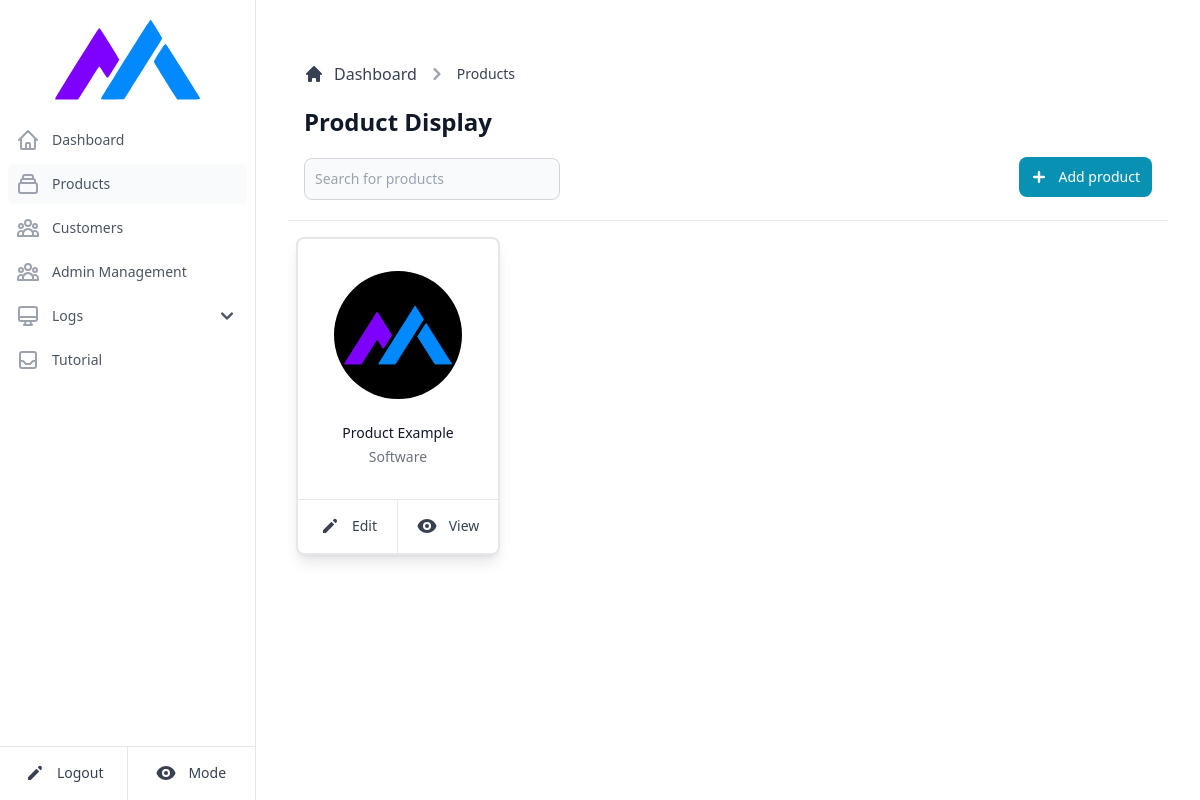
The page /products (signed in) on the database its author committed.
### bin/models.py (models this page shows)
class Product(db.Model):
    __tablename__ = "product"
    id = db.Column( db.Integer, primary_key=True )
    name = db.Column( db.String(100), unique=True )
    category = db.Column( db.String(100) )
    image = db.Column( db.String(150) , nullable=False )
    details = db.Column( db.String(1000) )
    privateK = db.Column(db.String(1100), unique=True)
    publicK = db.Column(db.String(1100), unique=True)
    apiK = db.Column( db.String(100), unique=True )
    keys = db.relationship('Key', cascade='all,delete', backref='product')

### bin/main.py (the view)
@main.route('/products')
@login_required
def products():
    return ProductHandler.displayProductList()

### bin/databaseAPI.py (called while the page is built)
def getProduct(productName):
    if(productName == '_ALL_'):
        return Product.query.all()
    return Product.query.filter(Product.name.contains(productName)).all()

### bin/handlers/products.py (called while the page is built)
def displayProductList():
    products = DBAPI.getProduct('_ALL_')
    return render_template('products.html', products = products, mode = request.cookies.get('mode'))

### bin/templates/products.html (shortened to what this page needs)
{% extends "base.html" %}
{% block second %}text-gray-600 bg-gray-50 dark:bg-gray-700{% endblock %}
{% block content %}
<main>
    <div class="p-4 bg-white block sm:flex items-center justify-between border-b border-gray-200 lg:mt-1.5 dark:bg-slate-900 dark:border-slate-700">
       <div class="mb-1 w-full">
          <div class="mb-4">
             <nav class="flex mb-5" aria-label="Breadcrumb">
                <ol class="inline-flex items-center space-x-1 md:space-x-2">
                   <li class="inline-flex items-center">
                      <a href="#" class="text-gray-700 hover:text-gray-900 inline-flex items-center dark:text-slate-300 dark:hover:text-slate-500">
                         <svg class="w-5 h-5 mr-2.5" fill="currentColor" viewBox="0 0 20 20" xmlns="http://www.w3.org/2000/svg">
                            <path d="M10.707 2.293a1 1 0 00-1.414 0l-7 7a1 1 0 001.414 1.414L4 10.414V17a1 1 0 001 1h2a1 1 0 001-1v-2a1 1 0 011-1h2a1 1 0 011 1v2a1 1 0 001 1h2a1 1 0 001-1v-6.586l.293.293a1 1 0 001.414-1.414l-7-7z"></path>
                         </svg>
                         Dashboard
                      </a>
                   </li>
                   <li>
                      <div class="flex items-center">
                         <svg class="w-6 h-6 text-gray-400" fill="currentColor" viewBox="0 0 20 20" xmlns="http://www.w3.org/2000/svg">
                            <path fill-rule="evenodd" d="M7.293 14.707a1 1 0 010-1.414L10.586 10 7.293 6.707a1 1 0 011.414-1.414l4 4a1 1 0 010 1.414l-4 4a1 1 0 01-1.414 0z" clip-rule="evenodd"></path>
                         </svg>
                         <a href="#" class="text-gray-700 hover:text-gray-900 ml-1 md:ml-2 text-sm font-medium dark:text-slate-300 dark:hover:text-slate-500">Products</a>
                      </div>
                   </li>
                </ol>
             </nav>
             <h1 class="text-xl sm:text-2xl font-semibold text-gray-900 dark:text-gray-100">Product Display</h1>
          </div>
          <div class="block sm:flex items-center">
             <form class="sm:pr-3 mb-4 sm:mb-0" action="#" method="GET">
                <div class="mt-1 relative sm:w-64 xl:w-96">
                   <input type="text" id="products-search" class="bg-gray-50 border border-gray-300 text-gray-900 sm:text-sm rounded-lg focus:ring-cyan-600 focus:border-cyan-600 block w-full p-2.5 dark:bg-gray-700 dark:border-gray-600 dark:placeholder-gray-400 dark:text-white dark:focus:ring-blue-500 dark:focus:border-blue-500" placeholder="Search for products">
                </div>
             </form>
             <div class="flex items-center sm:justify-end w-full">
                <button type="button" data-modal-toggle="creation-modal" class="text-white bg-cyan-600 hover:bg-cyan-700 focus:ring-4 focus:ring-cyan-200 font-medium inline-flex items-center rounded-lg text-sm px-3 py-2 text-center sm:ml-auto dark:bg-sky-500 dark:hover:bg-sky-400 transition-all duration-300">
                   <svg class="-ml-1 mr-2 h-6 w-6" fill="currentColor" viewBox="0 0 20 20" xmlns="http://www.w3.org/2000/svg">
                      <path fill-rule="evenodd" d="M10 5a1 1 0 011 1v3h3a1 1 0 110 2h-3v3a1 1 0 11-2 0v-3H6a1 1 0 110-2h3V6a1 1 0 011-1z" clip-rule="evenodd"></path>
                   </svg>
                   Add product
                </button>
             </div>
          </div>
       </div>
    </div>
    <ul role="list" class="grid grid-cols-1 gap-4 sm:grid-cols-2 md:grid-cols-3 lg:grid-cols-4 mt-4 ml-2 mr-2">
      {% for product in products %}
         <li class="col-span-1 flex flex-col text-center bg-white rounded-lg shadow-lg divide-y divide-gray-200 border-grey-900 border-2 dark:bg-slate-800 dark:border-slate-600 dark:divide-slate-600">
         <div class="flex-1 flex flex-col p-8">
               <img class="product-data w-32 h-32 flex-shrink-0 mx-auto rounded-full" src="{{ product.image }}" alt="">
               <h3 class="product-data mt-6 text-gray-900 text-sm font-medium dark:text-gray-100">{{ product.name }}</h3>
               <dl class="mt-1 flex-grow flex flex-col justify-between">
                  <dd class="product-data text-gray-500 text-sm dark:text-gray-400">{{ product.category }}</dd>
               </dl>
         </div>
         <div>
            <div class="-mt-px flex divide-x divide-gray-200 dark:divide-slate-600">
               <div class="w-0 flex-1 flex">
               <button data-modal-toggle="edit-modal" class="product-edit relative -mr-px w-0 flex-1 inline-flex items-center justify-center py-4 text-sm text-gray-700 font-medium border border-transparent rounded-bl-lg hover:text-gray-500 dark:text-gray-100 dark:hover:text-gray-400">
                  <svg xmlns="http://www.w3.org/2000/svg" class="h-5 w-5" viewBox="0 0 20 20" fill="currentColor">
                     <path d="M13.586 3.586a2 2 0 112.828 2.828l-.793.793-2.828-2.828.793-.793zM11.379 5.793L3 14.172V17h2.828l8.38-8.379-2.83-2.828z" />
                  </svg>
                  <span class="ml-3">Edit</span>
               </button>
               </div>
               <div class="-ml-px w-0 flex-1 flex">
               <a href="{{ url_for('main.productDisplay', productid = product.id) }}" class="relative w-0 flex-1 inline-flex items-center justify-center py-4 text-sm text-gray-700 font-medium border border-transparent rounded-br-lg hover:text-gray-500 dark:text-gray-100 dark:hover:text-gray-400">
                  <span class="ml-3">View</span>
               </a>
               </div>
            </div>
         </div>
         </li>
      {% endfor %}
   </ul>
 </main>
{% endblock %}

### rows shown on the page
Product: image (placeholder picture), name "Product Example", category "Software"
